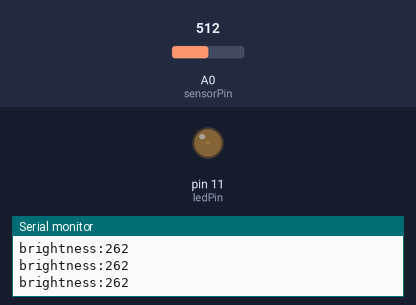
A sketch run on a simulated Arduino Uno, built with avr-gcc and run on an emulated ATmega328P. On the bench: output pins drawn as LEDs (lit = HIGH), the last lines printed to the serial monitor. Inputs (shaded band) come from the test bench; at power-on: A0 (sensorPin) = 512.

Above: at 1.2 s.
1.3 s: A0 (sensorPin) set to 716
At 2.5 s:
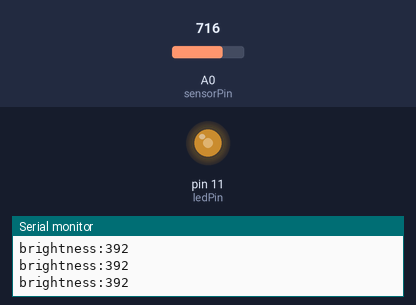
2.8 s: A0 (sensorPin) set to 900
At 3.6 s:
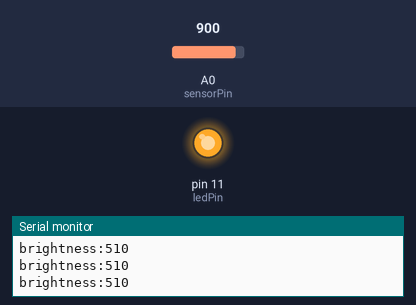
4.3 s: A0 (sensorPin) set to 904
At 4.6 s:
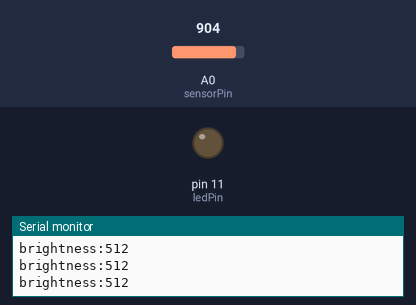
5.8 s: A0 (sensorPin) set to 1023
At 6.9 s:
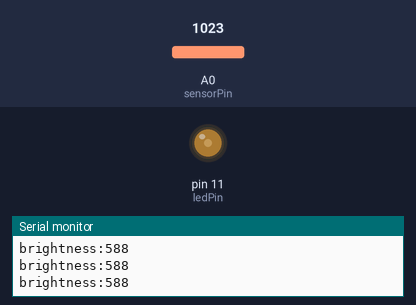
7.3 s: A0 (sensorPin) set to 511
At 8.0 s:
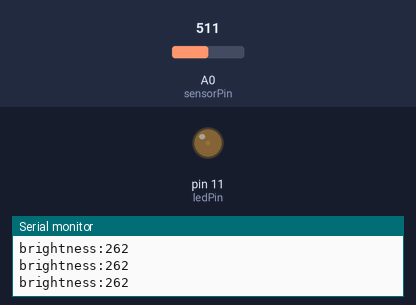
Timing chart, 0 to 9.8 s (numbered marks = the images above; inputs shaded):
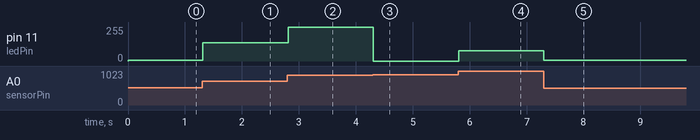

Measured:
- the behaviour switches between 903 and 904 on A0 (sensorPin) (found by bisection; images 2 and 3)
- after the input at 1.3 s, pin 11 (ledPin): 6/255 → 136/255 at once
- after the input at 2.8 s, pin 11 (ledPin): 136/255 → 254/255 at once
- after the input at 4.3 s, pin 11 (ledPin): 254/255 → 0/255 at once
- after the input at 5.8 s, pin 11 (ledPin): 0/255 → 76/255 at once
- after the input at 7.3 s, pin 11 (ledPin): 76/255 → 6/255 at once

The sketch:

photoresistor.ino
```cpp
int ledPin=11;
int sensorPin=14;
int sensorValue,brightness=0;
void setup() {
  pinMode(ledPin, OUTPUT);
  Serial.begin(9600);
}

void loop() {
  // put your main code here, to run repeatedly:
  sensorValue=analogRead(sensorPin);
  brightness=map(sensorValue,100,500,0,255);
  if(brightness>0)
    analogWrite(ledPin, brightness);
  Serial.print("brightness:");
  Serial.println(brightness);
  //Serial.print("sensorValue:");
  //Serial.println(sensorValue);
}
```
